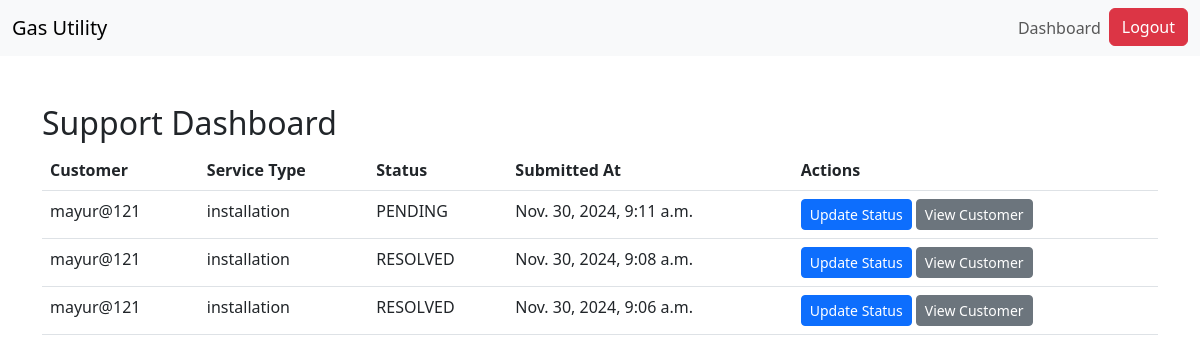
/support/dashboard/ (signed in), run on the app's committed database.
### support/models.py (models this page shows, shortened)
class ServiceRequest(models.Model):
    STATUS_CHOICES = [
        ('PENDING', 'Pending'),
        ('IN_PROGRESS', 'In Progress'),
        ('RESOLVED', 'Resolved'),
    ]
    customer = models.ForeignKey(Customer, on_delete=models.CASCADE)
    service_type = models.CharField(max_length=50)
    description = models.TextField()
    attachment = models.FileField(upload_to='service_attachments/', blank=True, null=True)
    status = models.CharField(max_length=20, choices=STATUS_CHOICES, default='PENDING')
    submitted_at = models.DateTimeField(auto_now_add=True)
    resolved_at = models.DateTimeField(null=True, blank=True)

### customer/models.py (models this page shows, shortened)
class Customer(AbstractUser):
    address = models.TextField(blank=True, null=True)  # Optional for flexibility
    contact_number = models.CharField(
        max_length=15,
        validators=[RegexValidator(r'^\+?1?\d{9,15}$')],
        help_text="Enter a valid phone number."
    )
    class Meta:
        verbose_name = "Customer"
        verbose_name_plural = "Customers"

### support/views.py (the view)
# urls.py: path('dashboard/', views.dashboard, name='dashboard'),
@login_required
def dashboard(request):
    all_requests = ServiceRequest.objects.all().order_by('-submitted_at')
    return render(request, 'support/dashboard.html', {'all_requests': all_requests})

### support/templates/support/dashboard.html (shortened to what this page needs)
<!DOCTYPE html>
<html lang="en">
<head>
    <link href="https://cdn.jsdelivr.net/npm/bootstrap@5.3.0/dist/css/bootstrap.min.css" rel="stylesheet">
</head>
<body>
    <nav class="navbar navbar-expand-lg navbar-light bg-light">
        <div class="container-fluid">
            <a class="navbar-brand" href="/">Gas Utility</a>
            <div class="collapse navbar-collapse" id="navbarNav">
                <ul class="navbar-nav ms-auto">
                    {% if user.is_authenticated %}
                        <li class="nav-item">
                            <a class="nav-link" href="{% url 'support:dashboard' %}">Dashboard</a>
                        </li>
                        <li class="nav-item">
                            <form method="post" action="{% url 'logout' %}" style="display: inline;">
                                <button type="submit" class="btn btn-danger">Logout</button>
                            </form>
                        </li>
                    {% else %}
                        <li class="nav-item">
                            <a class="nav-link" href="{% url 'login' %}">Login</a>
                        </li>
                    {% endif %}
                </ul>
            </div>
        </div>
    </nav>
    <div class="container mt-5">
        <h2>Support Dashboard</h2>
        <table class="table">
            <thead>
                <tr>
                    <th>Customer</th>
                    <th>Service Type</th>
                    <th>Status</th>
                    <th>Submitted At</th>
                    <th>Actions</th>
                </tr>
            </thead>
            <tbody>
                {% for request in all_requests %}
                <tr>
                    <td>{{ request.customer.username }}</td>
                    <td>{{ request.service_type }}</td>
                    <td>{{ request.status }}</td>
                    <td>{{ request.submitted_at }}</td>
                    <td>
                        <a href="{% url 'support:update_request_status' request.id %}" class="btn btn-sm btn-primary">Update Status</a>
                        <a href="{% url 'support:customer_details' request.customer.id %}" class="btn btn-sm btn-secondary">View Customer</a>
                    </td>
                </tr>
                {% endfor %}
            </tbody>
        </table>
    </div>
</body>
</html>

### data on the page
ServiceRequest: customer.username "mayur@121", service_type "installation", status "PENDING", submitted_at "Nov. 30, 2024, 9:11 a.m."
ServiceRequest: customer.username "mayur@121", service_type "installation", status "RESOLVED", submitted_at "Nov. 30, 2024, 9:08 a.m."
ServiceRequest: customer.username "mayur@121", service_type "installation", status "RESOLVED", submitted_at "Nov. 30, 2024, 9:06 a.m."
